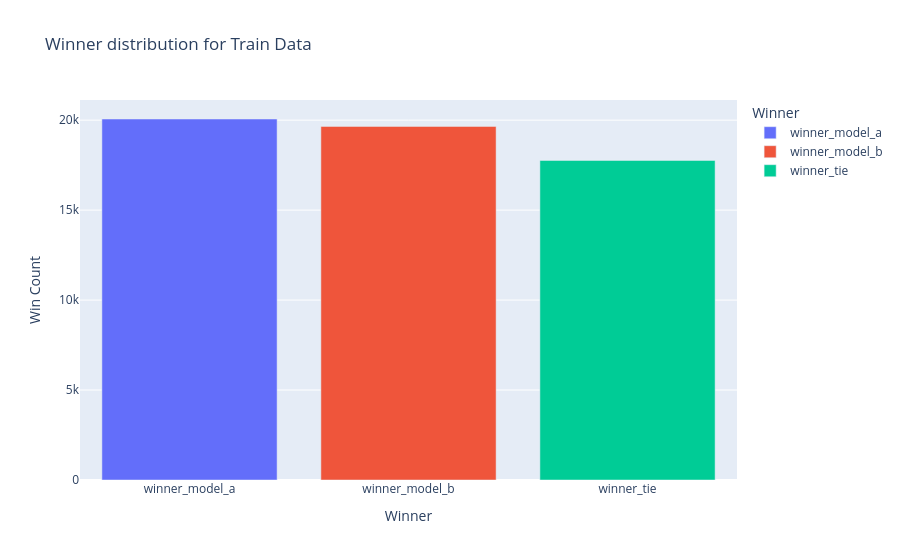

Notebook cell for this chart:
### Code cell
counts = df['class_name'].value_counts().reset_index()
counts.columns = ['Winner', 'Win Count']

fig = px.bar(counts, x='Winner', y='Win Count',
             title='Winner distribution for Train Data',
             labels={'Winner': 'Winner', 'Win Count': 'Win Count'},
             color='Winner', color_continuous_scale='viridis')

fig.update_layout(xaxis_title="Winner", yaxis_title="Win Count")

fig.show()

### Figure 1 — Plotly figure (JSON) as saved in the notebook; plotly's stock layout.template omitted (floating-point values rounded to 4 significant figures)
{"data": [{"hovertemplate": "Winner=%{x}<br>Win Count=%{y}<extra></extra>", "legendgroup": "winner_model_a", "marker": {"color": "#636efa", "pattern": {"shape": ""}}, "name": "winner_model_a", "orientation": "v", "showlegend": true, "textposition": "auto", "type": "bar", "x": ["winner_model_a"], "xaxis": "x", "y": [20064], "yaxis": "y"}, {"hovertemplate": "Winner=%{x}<br>Win Count=%{y}<extra></extra>", "legendgroup": "winner_model_b", "marker": {"color": "#EF553B", "pattern": {"shape": ""}}, "name": "winner_model_b", "orientation": "v", "showlegend": true, "textposition": "auto", "type": "bar", "x": ["winner_model_b"], "xaxis": "x", "y": [19652], "yaxis": "y"}, {"hovertemplate": "Winner=%{x}<br>Win Count=%{y}<extra></extra>", "legendgroup": "winner_tie", "marker": {"color": "#00cc96", "pattern": {"shape": ""}}, "name": "winner_tie", "orientation": "v", "showlegend": true, "textposition": "auto", "type": "bar", "x": ["winner_tie"], "xaxis": "x", "y": [17761], "yaxis": "y"}], "layout": {"barmode": "relative", "legend": {"title": {"text": "Winner"}, "tracegroupgap": 0}, "title": {"text": "Winner distribution for Train Data"}, "xaxis": {"anchor": "y", "categoryarray": ["winner_model_a", "winner_model_b", "winner_tie"], "categoryorder": "array", "domain": [0, 1], "title": {"text": "Winner"}}, "yaxis": {"anchor": "x", "domain": [0, 1], "title": {"text": "Win Count"}}}}
